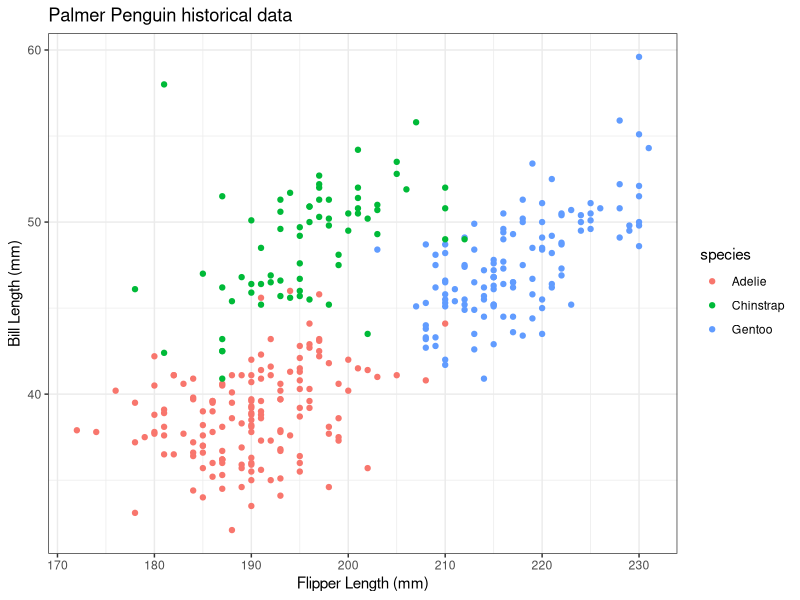
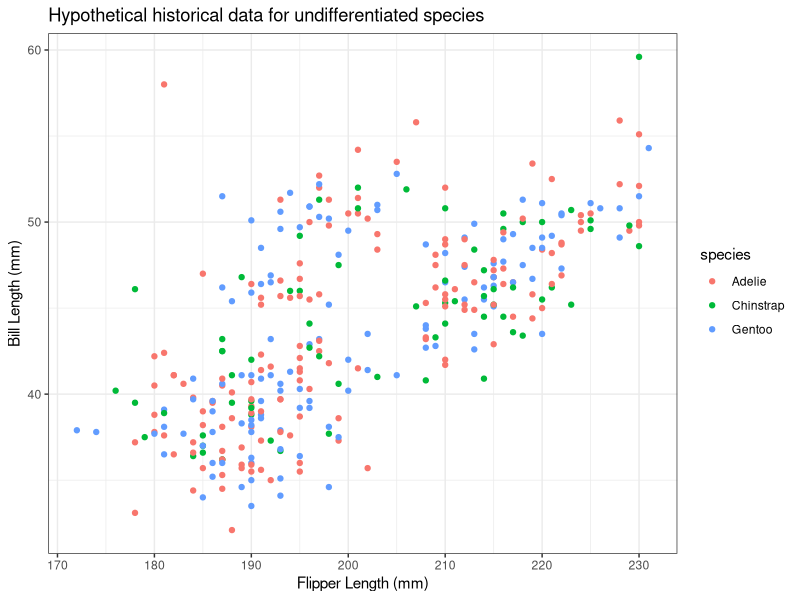
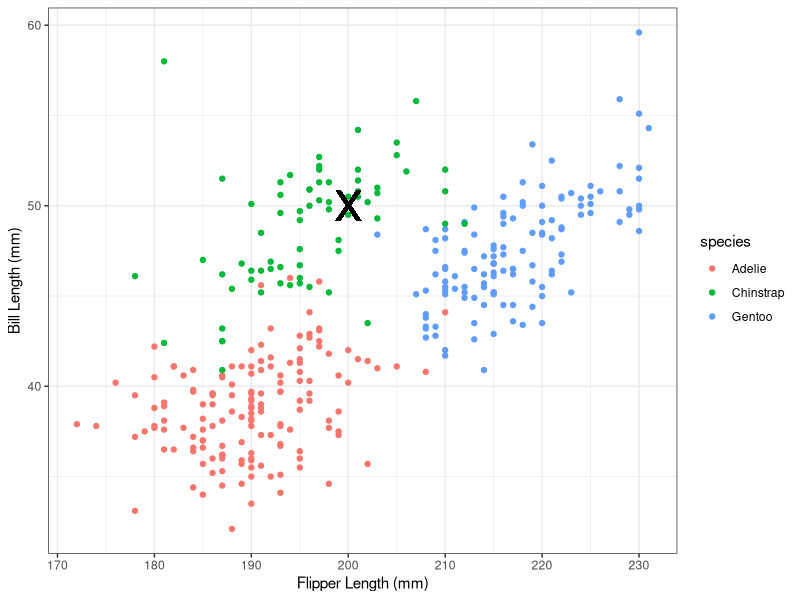
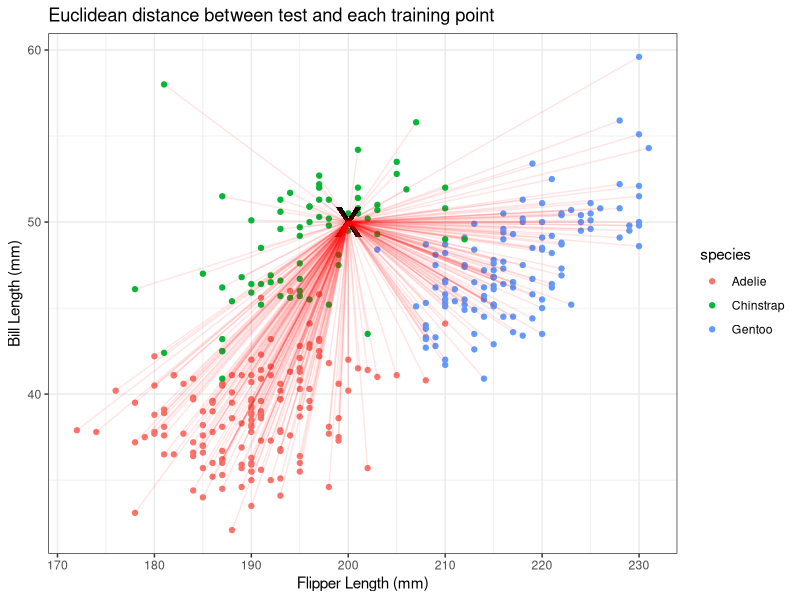
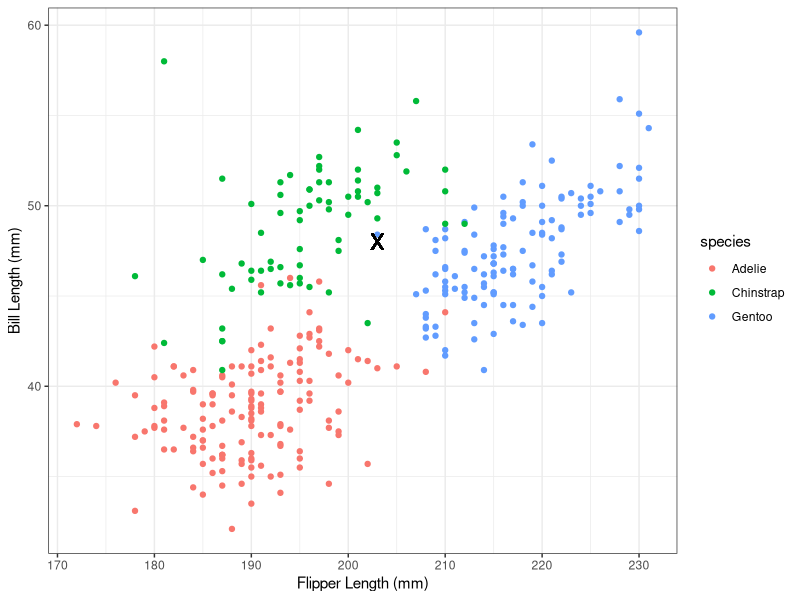

These charts were generated, in order, by the following R code:
## ---- chunk 1
library(palmerpenguins)
library(tidyverse)
data("penguins")

# for now just work with these variables
penguins <- penguins %>% 
    select(flipper_length_mm, bill_length_mm, species) %>% 
    drop_na()
penguins
## ---- chunk 2

penguins %>% 
    ggplot(aes(x=flipper_length_mm, y=bill_length_mm, color=species)) + 
    geom_point() +
    xlab('Flipper Length (mm)') +
    ylab("Bill Length (mm)") +
    ggtitle("Palmer Penguin historical data") + 
    theme_bw()
## ---- chunk 3
set.seed(123) # seed for random permutation
penguins %>% 
    mutate(species=sample(species, size=nrow(penguins))) %>% # shuffle the species columns
    ggplot(aes(x=flipper_length_mm, y=bill_length_mm, color=species)) + 
    geom_point() +
    xlab('Flipper Length (mm)') +
    ylab("Bill Length (mm)") +
    ggtitle("Hypothetical historical data for undifferentiated species") + 
    theme_bw()
## ---- chunk 4
test_bill_length = 50
test_flipper_length = 200


penguins %>% 
    ggplot(aes(x=flipper_length_mm, y=bill_length_mm, color=species)) + 
    geom_point() +
    xlab('Flipper Length (mm)') +
    ylab("Bill Length (mm)") +
    geom_point(x=test_flipper_length, y=test_bill_length,
               shape='X', size=10, color='black') + 
    theme_bw()
## ---- chunk 5
penguins %>% 
    ggplot(aes(x=flipper_length_mm, y=bill_length_mm, color=species)) + 
    geom_point() +
    xlab('Flipper Length (mm)') +
    ylab("Bill Length (mm)") +
    geom_point(x=test_flipper_length, y=test_bill_length,
               shape='X', size=10, color='black') + 
    geom_segment(aes(xend = flipper_length_mm, yend = bill_length_mm), x=test_flipper_length, y=test_bill_length, color='red', alpha=.1)+
    theme_bw() + 
    ggtitle("Euclidean distance between test and each training point")
## ---- chunk 6
#| code-fold: false

test_bill_length = 50
test_flipper_length = 200

penguins %>%
    mutate(euclid_dist=sqrt((bill_length_mm - test_bill_length)^2 + (flipper_length_mm - test_flipper_length)^2)) %>% 
    arrange(euclid_dist)
## ---- chunk 7

test_bill_length_2 = 48
test_flipper_length_2 = 203

penguins %>% 
    ggplot(aes(x=flipper_length_mm, y=bill_length_mm, color=species)) + 
    geom_point() +
    xlab('Flipper Length (mm)') +
    ylab("Bill Length (mm)") +
    geom_point(x=test_flipper_length_2, y=test_bill_length_2,
               shape='X', size=5, color='black') + 
    theme_bw()
## ---- chunk 8

test_bill_length_2 = 48
test_flipper_length_2 = 203


penguins %>%
    mutate(euclid_dist=sqrt((bill_length_mm - test_bill_length_2)^2 + (flipper_length_mm - test_flipper_length_2)^2)) %>% 
    arrange(euclid_dist)
